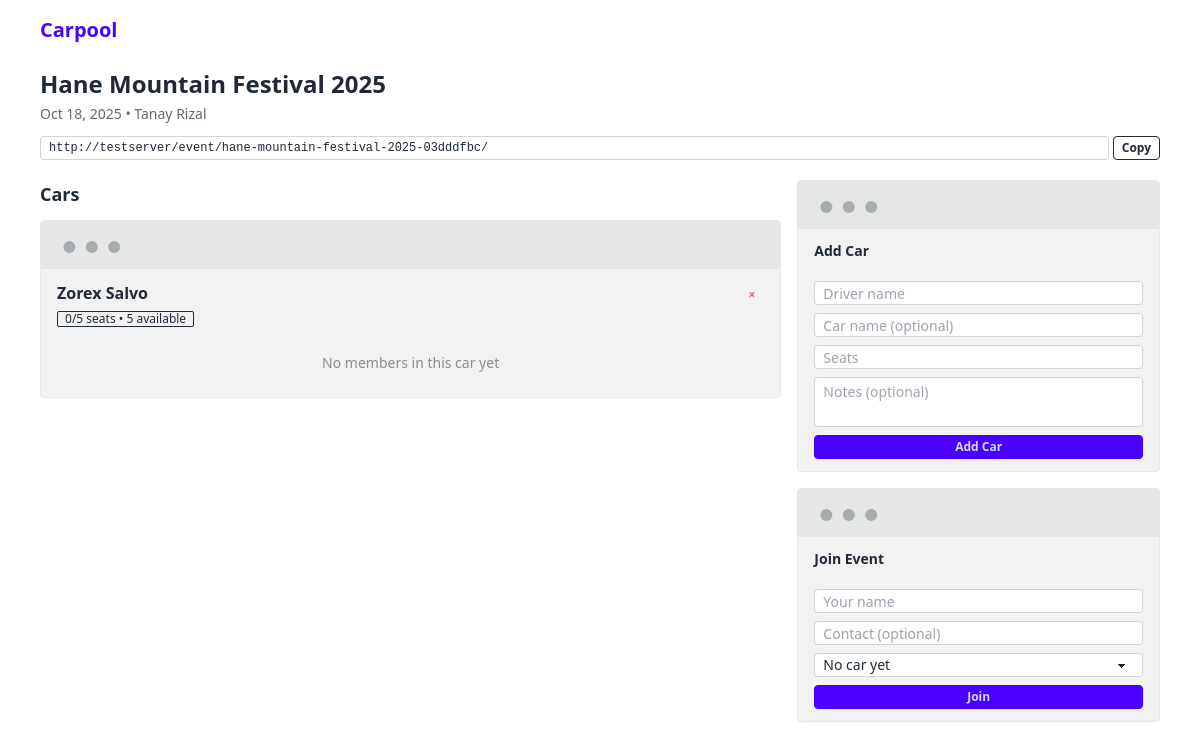
The app's page /event/hane-mountain-festival-2025-03dddfbc/, older data.
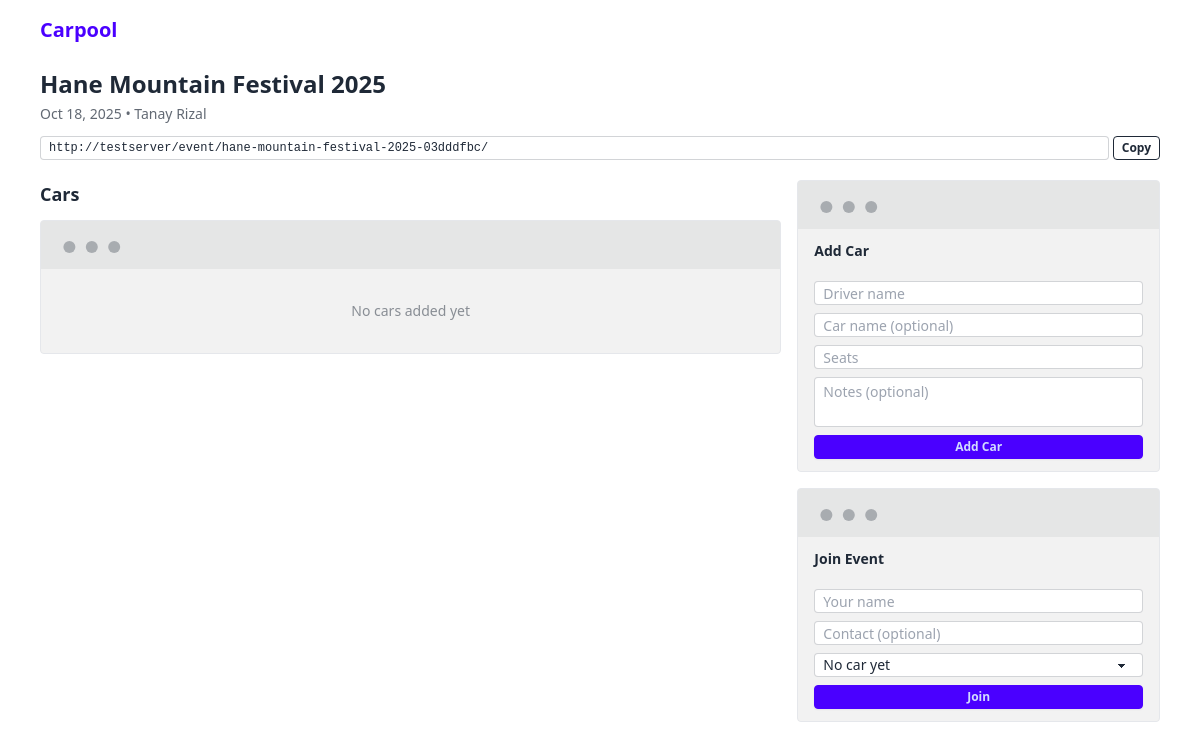
The same page, newer data.
### events/models.py (models this page shows, shortened)
class Event(models.Model):
    name = models.CharField(max_length=200, help_text="Event title")
    date = models.DateField(null=True, blank=True, help_text="Event date")
    location = models.CharField(max_length=500, blank=True, help_text="Event location")
    slug = models.SlugField(unique=True, max_length=50, help_text="Unique slug for public access")
    created_at = models.DateTimeField(auto_now_add=True)
    class Meta:
        ordering = ['-created_at']

class Car(models.Model):
    event = models.ForeignKey(Event, on_delete=models.CASCADE, related_name='cars')
    driver_name = models.CharField(max_length=100, help_text="Driver's name")
    car_name = models.CharField(max_length=100, blank=True, help_text="Car name/label")
    capacity = models.PositiveIntegerField(null=True, blank=True, help_text="Number of seats available")
    notes = models.TextField(blank=True, help_text="Additional notes")
    created_at = models.DateTimeField(auto_now_add=True)
    class Meta:
        ordering = ['created_at']
    @property
    def available_spots(self):
        if self.capacity is None:
            return None
        current_members = self.members.count()
        return max(0, self.capacity - current_members)

### events/views.py (the view)
# urls.py: path('event/<slug:slug>/', views.event_detail, name='event_detail'),
def event_detail(request, slug):
    event = get_object_or_404(Event, slug=slug)
    cars = Car.objects.filter(event=event).prefetch_related('members')
    unassigned_members = Member.objects.filter(event=event, car__isnull=True)
    car_form = CarCreateForm()
    member_form = MemberCreateForm(event=event)
    context = {
        'event': event,
        'cars': cars,
        'unassigned_members': unassigned_members,
        'car_form': car_form,
        'member_form': member_form,
    }
    return render(request, 'events/event_detail.html', context)

### events/forms.py
class CarCreateForm(forms.ModelForm):
    class Meta:
        model = Car
        fields = ['driver_name', 'car_name', 'capacity', 'notes']
        widgets = {
            'driver_name': forms.TextInput(attrs={'placeholder': "Driver's name"}),
            'car_name': forms.TextInput(attrs={'placeholder': 'Car name/label (optional)'}),
            'capacity': forms.NumberInput(attrs={'placeholder': 'Number of seats', 'min': 1}),
            'notes': forms.Textarea(attrs={'rows': 3, 'placeholder': 'Additional notes (optional)'}),
        }

class MemberCreateForm(forms.ModelForm):
    class Meta:
        model = Member
        fields = ['name', 'contact', 'car']
        widgets = {
            'name': forms.TextInput(attrs={'placeholder': 'Your name'}),
            'contact': forms.TextInput(attrs={'placeholder': 'Contact info (optional)'}),
        }
    def __init__(self, *args, **kwargs):
        event = kwargs.pop('event', None)
        super().__init__(*args, **kwargs)
        if event:
            self.fields['car'].queryset = Car.objects.filter(event=event)
            self.fields['car'].empty_label = "Unassigned (no car yet)"

### templates/events/event_detail.html (shortened to what this page needs)
{% extends 'base.html' %}
{% block content %}
<div class="mb-5">
    <h1 class="text-2xl font-bold mb-1">{{ event.name }}</h1>
    {% if event.date or event.location %}
    <div class="text-base-content/70 text-sm mb-3">
        {% if event.date %}{{ event.date|date:"M d, Y" }}{% endif %}
        {% if event.date and event.location %} • {% endif %}
        {% if event.location %}{{ event.location }}{% endif %}
    </div>
    {% endif %}
    <div class="flex gap-1 mb-4">
        <input type="text" value="{{ request.build_absolute_uri }}" readonly
               id="event-url" class="input input-bordered input-xs flex-1 text-xs font-mono">
        <button onclick="copyUrl()" class="btn btn-outline btn-xs text-xs">Copy</button>
    </div>
</div>
<div class="grid grid-cols-1 lg:grid-cols-3 gap-4">
    <div class="lg:col-span-2 space-y-3">
        <h2 class="text-lg font-semibold mb-3">Cars</h2>
        {% for car in cars %}
        <div class="mockup-window border bg-base-300">
            <div class="flex flex-col px-4 py-3 bg-base-200">
                <div class="flex justify-between items-start mb-3">
                    <div>
                        <h3 class="font-semibold">{{ car.driver_name }}</h3>
                        {% if car.capacity %}
                            <div class="badge badge-outline badge-sm mt-1">
                                {{ car.members.count }}/{{ car.capacity }} seats
                                {% if car.available_spots > 0 %}
                                    • {{ car.available_spots }} available
                                {% elif car.available_spots == 0 %}
                                    • full
                                {% endif %}
                            </div>
                        {% endif %}
                    </div>
                    <form method="post" action="{% url 'delete_car' event.slug car.id %}">
                        <button type="submit" class="btn btn-ghost btn-xs text-error"
                                onclick="return confirm('Delete car?')">×</button>
                    </form>
                </div>
                <div class="space-y-2">
                    {% for member in car.members.all %}
                        <div class="flex justify-between items-center p-2 bg-base-300 rounded text-sm">
                            <div>
                                <div class="font-medium">{{ member.name }}</div>
                                {% if member.contact %}<div class="text-xs text-base-content/70">{{ member.contact }}</div>{% endif %}
                            </div>
                            <div class="flex gap-1">
                                <button onclick="showMoveModal({{ member.id }}, '{{ member.name }}')"
                                        class="btn btn-ghost btn-xs text-xs">Move</button>
                                <form method="post" action="{% url 'delete_member' event.slug member.id %}" style="display: inline;">
                                    {% csrf_token %}
                                    <button type="submit" class="btn btn-ghost btn-xs text-error text-xs"
                                            onclick="return confirm('Remove {{ member.name }}?')">×</button>
                                </form>
                            </div>
                        </div>
                    {% empty %}
                        <div class="text-center text-base-content/50 text-sm py-3">No members in this car yet</div>
                    {% endfor %}
                </div>
            </div>
        </div>
        {% empty %}
        <div class="mockup-window border bg-base-300">
            <div class="flex justify-center px-4 py-8 bg-base-200">
                <div class="text-center text-base-content/50 text-sm">
                    <p>No cars added yet</p>
                </div>
            </div>
        </div>
        {% endfor %}
    </div>
    <div class="space-y-4">
        <div class="mockup-window border bg-base-300">
            <div class="flex flex-col px-4 py-3 bg-base-200">
                <h3 class="font-semibold text-sm mb-3">Add Car</h3>
                <form method="post" action="{% url 'add_car' event.slug %}" class="space-y-2">
                    <div class="form-control">
                        <input type="text" name="driver_name" placeholder="Driver name"
                               class="input input-bordered input-xs text-sm" required>
                    </div>
                    <div class="form-control">
                        <input type="text" name="car_name" placeholder="Car name (optional)"
                               class="input input-bordered input-xs text-sm">
                    </div>
                    <div class="form-control">
                        <input type="number" name="capacity" placeholder="Seats" min="1"
                               class="input input-bordered input-xs text-sm">
                    </div>
                    <div class="form-control">
                        <textarea name="notes" placeholder="Notes (optional)" rows="2"
                                  class="textarea textarea-bordered textarea-xs text-sm resize-none"></textarea>
                    </div>
                    <button type="submit" class="btn btn-primary btn-xs w-full text-xs">Add Car</button>
                </form>
            </div>
        </div>
        <div class="mockup-window border bg-base-300">
            <div class="flex flex-col px-4 py-3 bg-base-200">
                <h3 class="font-semibold text-sm mb-3">Join Event</h3>
                <form method="post" action="{% url 'add_member' event.slug %}" class="space-y-2">
                    <div class="form-control">
                        <input type="text" name="name" placeholder="Your name"
                               class="input input-bordered input-xs text-sm" required>
                    </div>
                    <div class="form-control">
                        <input type="text" name="contact" placeholder="Contact (optional)"
                               class="input input-bordered input-xs text-sm">
                    </div>
                    <div class="form-control">
                        <select name="car" class="select select-bordered select-xs text-sm">
                            <option value="">No car yet</option>
                        </select>
                    </div>
                    <button type="submit" class="btn btn-primary btn-xs w-full text-xs">Join</button>
                </form>
            </div>
        </div>
    </div>
</div>
{% endblock %}

### templates/base.html (shortened to what this page needs)
<!DOCTYPE html>
<html lang="en" data-theme="light">
<head>
    <link href="https://cdn.jsdelivr.net/npm/daisyui@4.12.10/dist/full.min.css" rel="stylesheet" type="text/css" />
    <script src="https://cdn.tailwindcss.com"></script>
</head>
<body class="bg-base-100">
    <div class="container mx-auto px-4 py-4 max-w-6xl">
        <nav class="mb-6">
            <a href="{% url 'home' %}" class="text-xl font-bold text-primary">Carpool</a>
        </nav>
        {% block content %}{% endblock %}
    </div>
</body>
</html>

### templates/base.html (style rules this page uses)
:root { --rounded-box: 0.25rem; --rounded-btn: 0.25rem; --rounded-badge: 0.125rem; }

Row changes from the older to the newer data that the page shows:
removed Car: driver_name "Zorex Salvo", members.count "0", capacity "5", available_spots "5"
Text that changed along with them:
text now shown: "No cars added yet"
